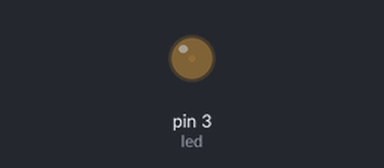
Recording of a sketch running on a simulated Arduino Uno, built with avr-gcc and run on an emulated ATmega328P. Shown: output pins drawn as LEDs (lit = HIGH).

Above: at 0.05 s.
At 3.45 s:
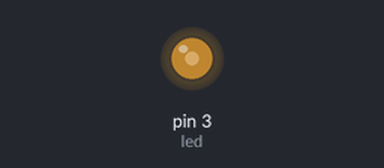
At 6.95 s:
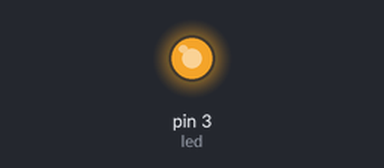
At 13.85 s:
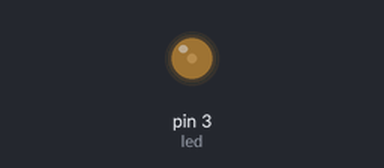
Timing chart, 0 to 19.9 s (numbered marks = the images above):
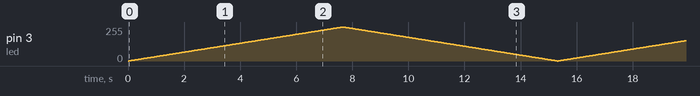

The sketch:

pwmlchika.ino
```cpp
int led = 3;
int brightness = 0;
int fadeAmount = 1;

void setup() {
  pinMode(led, OUTPUT);
}

void loop() {
  analogWrite(led, brightness);

  brightness += fadeAmount;

  if (brightness == 0 || brightness == 255) {
    fadeAmount = -fadeAmount ;
  }
  delay(30);
}
```
